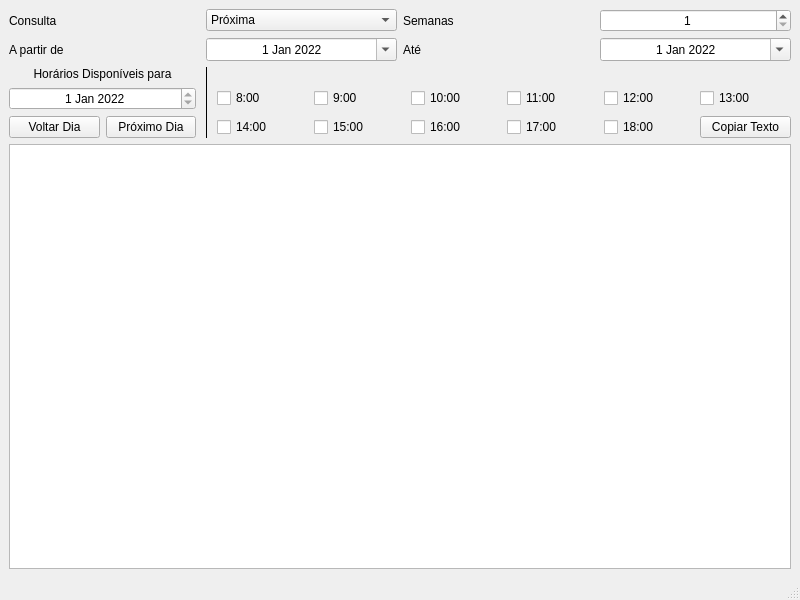
<?xml version="1.0" encoding="UTF-8"?>
<ui version="4.0">
 <class>Generator</class>
 <widget class="QMainWindow" name="Generator">
  <property name="geometry">
   <rect>
    <x>0</x>
    <y>0</y>
    <width>800</width>
    <height>600</height>
   </rect>
  </property>
  <property name="windowTitle">
   <string>Generator</string>
  </property>
  <widget class="QWidget" name="centralwidget">
   <layout class="QVBoxLayout" name="verticalLayout_2">
    <item>
     <layout class="QGridLayout" name="gridLayout">
      <item row="2" column="3">
       <widget class="QDateEdit" name="deToDate">
        <property name="alignment">
         <set>Qt::AlignCenter</set>
        </property>
        <property name="buttonSymbols">
         <enum>QAbstractSpinBox::UpDownArrows</enum>
        </property>
        <property name="correctionMode">
         <enum>QAbstractSpinBox::CorrectToNearestValue</enum>
        </property>
        <property name="showGroupSeparator" stdset="0">
         <bool>false</bool>
        </property>
        <property name="dateTime">
         <datetime>
          <hour>23</hour>
          <minute>0</minute>
          <second>0</second>
          <year>2022</year>
          <month>1</month>
          <day>1</day>
         </datetime>
        </property>
        <property name="calendarPopup">
         <bool>true</bool>
        </property>
       </widget>
      </item>
      <item row="2" column="1">
       <widget class="QDateEdit" name="deFromDate">
        <property name="alignment">
         <set>Qt::AlignCenter</set>
        </property>
        <property name="dateTime">
         <datetime>
          <hour>23</hour>
          <minute>0</minute>
          <second>0</second>
          <year>2022</year>
          <month>1</month>
          <day>1</day>
         </datetime>
        </property>
        <property name="calendarPopup">
         <bool>true</bool>
        </property>
       </widget>
      </item>
      <item row="1" column="3">
       <widget class="QSpinBox" name="sbWeeks">
        <property name="alignment">
         <set>Qt::AlignCenter</set>
        </property>
        <property name="buttonSymbols">
         <enum>QAbstractSpinBox::UpDownArrows</enum>
        </property>
        <property name="minimum">
         <number>1</number>
        </property>
        <property name="maximum">
         <number>41</number>
        </property>
       </widget>
      </item>
      <item row="2" column="0">
       <widget class="QLabel" name="label_2">
        <property name="text">
         <string>A partir de</string>
        </property>
       </widget>
      </item>
      <item row="1" column="2">
       <widget class="QLabel" name="label_4">
        <property name="text">
         <string>Semanas</string>
        </property>
       </widget>
      </item>
      <item row="1" column="0">
       <widget class="QLabel" name="label">
        <property name="text">
         <string>Consulta</string>
        </property>
       </widget>
      </item>
      <item row="2" column="2">
       <widget class="QLabel" name="label_3">
        <property name="text">
         <string>Até</string>
        </property>
       </widget>
      </item>
      <item row="1" column="1">
       <widget class="QComboBox" name="cbScheduleType">
        <property name="maxVisibleItems">
         <number>2</number>
        </property>
        <item>
         <property name="text">
          <string>Próxima</string>
         </property>
        </item>
        <item>
         <property name="text">
          <string>Última</string>
         </property>
        </item>
       </widget>
      </item>
     </layout>
    </item>
    <item>
     <layout class="QGridLayout" name="gridLayoutTimes">
      <item row="2" column="0" colspan="2">
       <widget class="QDateEdit" name="deShowCurrentDate">
        <property name="alignment">
         <set>Qt::AlignCenter</set>
        </property>
        <property name="readOnly">
         <bool>true</bool>
        </property>
        <property name="date">
         <date>
          <year>2022</year>
          <month>1</month>
          <day>1</day>
         </date>
        </property>
       </widget>
      </item>
      <item row="1" column="0" colspan="2">
       <widget class="QLabel" name="label_5">
        <property name="frameShape">
         <enum>QFrame::NoFrame</enum>
        </property>
        <property name="frameShadow">
         <enum>QFrame::Plain</enum>
        </property>
        <property name="text">
         <string>Horários Disponíveis para</string>
        </property>
        <property name="alignment">
         <set>Qt::AlignCenter</set>
        </property>
       </widget>
      </item>
      <item row="3" column="1">
       <widget class="QPushButton" name="pbNextDay">
        <property name="layoutDirection">
         <enum>Qt::RightToLeft</enum>
        </property>
        <property name="text">
         <string>Próximo Dia</string>
        </property>
        <property name="icon">
         <iconset resource="Resources.qrc">
          <normaloff>:/Icons/resources/right-arrow.png</normaloff>:/Icons/resources/right-arrow.png</iconset>
        </property>
        <property name="iconSize">
         <size>
          <width>24</width>
          <height>24</height>
         </size>
        </property>
        <property name="default">
         <bool>false</bool>
        </property>
        <property name="flat">
         <bool>false</bool>
        </property>
       </widget>
      </item>
      <item row="3" column="0">
       <widget class="QPushButton" name="pbPreviousDay">
        <property name="text">
         <string>Voltar Dia</string>
        </property>
        <property name="icon">
         <iconset resource="Resources.qrc">
          <normaloff>:/Icons/resources/left-arrow.png</normaloff>:/Icons/resources/left-arrow.png</iconset>
        </property>
        <property name="iconSize">
         <size>
          <width>24</width>
          <height>24</height>
         </size>
        </property>
       </widget>
      </item>
      <item row="1" column="2" rowspan="3">
       <widget class="QLabel" name="label_6">
        <property name="sizePolicy">
         <sizepolicy hsizetype="Fixed" vsizetype="Preferred">
          <horstretch>0</horstretch>
          <verstretch>0</verstretch>
         </sizepolicy>
        </property>
        <property name="frameShape">
         <enum>QFrame::VLine</enum>
        </property>
        <property name="text">
         <string/>
        </property>
       </widget>
      </item>
      <item row="3" column="7">
       <widget class="QCheckBox" name="ckTime18">
        <property name="text">
         <string>18:00</string>
        </property>
       </widget>
      </item>
      <item row="3" column="6">
       <widget class="QCheckBox" name="ckTime17">
        <property name="text">
         <string>17:00</string>
        </property>
       </widget>
      </item>
      <item row="2" column="6">
       <widget class="QCheckBox" name="ckTime11">
        <property name="text">
         <string>11:00</string>
        </property>
       </widget>
      </item>
      <item row="2" column="7">
       <widget class="QCheckBox" name="ckTime12">
        <property name="text">
         <string>12:00</string>
        </property>
       </widget>
      </item>
      <item row="2" column="8">
       <widget class="QCheckBox" name="ckTime13">
        <property name="text">
         <string>13:00</string>
        </property>
       </widget>
      </item>
      <item row="3" column="5">
       <widget class="QCheckBox" name="ckTime16">
        <property name="text">
         <string>16:00</string>
        </property>
       </widget>
      </item>
      <item row="3" column="4">
       <widget class="QCheckBox" name="ckTime15">
        <property name="text">
         <string>15:00</string>
        </property>
       </widget>
      </item>
      <item row="2" column="4">
       <widget class="QCheckBox" name="ckTime9">
        <property name="text">
         <string>9:00</string>
        </property>
       </widget>
      </item>
      <item row="3" column="3">
       <widget class="QCheckBox" name="ckTime14">
        <property name="text">
         <string>14:00</string>
        </property>
       </widget>
      </item>
      <item row="2" column="3">
       <widget class="QCheckBox" name="ckTime8">
        <property name="text">
         <string>8:00</string>
        </property>
       </widget>
      </item>
      <item row="2" column="5">
       <widget class="QCheckBox" name="ckTime10">
        <property name="text">
         <string>10:00</string>
        </property>
       </widget>
      </item>
      <item row="3" column="8">
       <widget class="QPushButton" name="pbCopy">
        <property name="text">
         <string>Copiar Texto</string>
        </property>
        <property name="icon">
         <iconset resource="Resources.qrc">
          <normaloff>:/Icons/resources/copy.png</normaloff>:/Icons/resources/copy.png</iconset>
        </property>
        <property name="iconSize">
         <size>
          <width>24</width>
          <height>24</height>
         </size>
        </property>
       </widget>
      </item>
     </layout>
    </item>
    <item>
     <widget class="QTextBrowser" name="tbMessage"/>
    </item>
   </layout>
  </widget>
  <widget class="QMenuBar" name="menubar">
   <property name="geometry">
    <rect>
     <x>0</x>
     <y>0</y>
     <width>800</width>
     <height>22</height>
    </rect>
   </property>
  </widget>
  <widget class="QStatusBar" name="statusbar"/>
 </widget>
 <resources>
  <include location="Resources.qrc"/>
 </resources>
 <connections/>
</ui>
